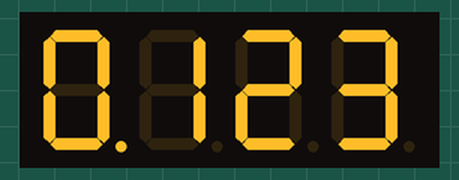
Bench run of a sketch on a simulated Arduino Uno, built with avr-gcc and run on an emulated ATmega328P. On the bench: 4-digit seven-segment display.

Above: at 0.1 s.
At 1.1 s:
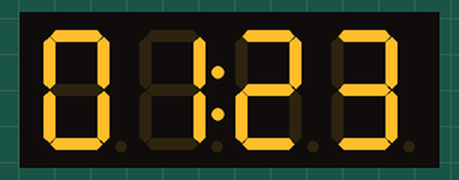

The sketch:

diplay.ino
```cpp
#include <Arduino.h>
#include <TM1637Display.h>

// Module connection pins (Digital Pins)
#define CLK 46
#define DIO 44


TM1637Display display(CLK, DIO);
int cTime, lTime;
bool dots;
void setup()
{

}
void loop()
{
  display.setBrightness(0x0f);
  cTime=millis();
  if(cTime - lTime>1000){
    dots?dots=0:dots=1;
    lTime=millis();
  }
  if(dots){
    display.showNumberDecEx(123, (0x80 >> 1), true); // liczba, przesuniecie bitowe(kropki na srodku, czy pokazywac zera jesli liczba nie jest 4 cyfrowa)
  }else{
    display.showNumberDecEx(123, (0x80 >> 0), true);
  }
}
```

Measured:
- what the display in image 1 shows lasts 1.1 s, from 1.0 s to 2.1 s
